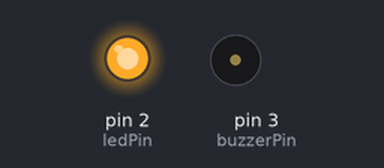
The sketch below on a simulated Arduino Uno, built with avr-gcc and run on an emulated ATmega328P. Shown: output pins drawn as LEDs (lit = HIGH), buzzer (waves = sounding, pin HIGH).

Above: at 1.0 s.
At 3.0 s:
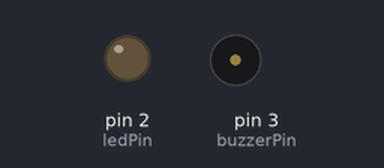
At 4.5 s:
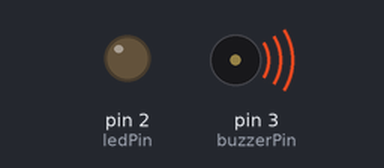
Timing chart, 0 to 6.5 s (numbered marks = the images above):
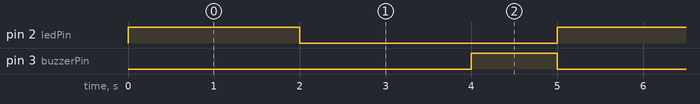

The sketch:

sketch_may20a.ino
```cpp
int ledPin = 2;
int buzzerPin = 3;
void setup()
{
  pinMode(ledPin, OUTPUT);
  pinMode(buzzerPin, OUTPUT);
}
void loop()
{
  digitalWrite(ledPin, HIGH);
    digitalWrite(buzzerPin, LOW);
  delay(2000);
  digitalWrite(ledPin, LOW);
  delay(2000);
   digitalWrite(buzzerPin, HIGH);
   delay(1000);
}
```

Measured:
- by itself, pin 2 (ledPin): alternates HIGH for 2.0 s and LOW for 3.0 s
- by itself, pin 3 (buzzerPin): alternates HIGH for 1.0 s and LOW for 4.0 s
- by itself, everything shown: repeats every 5.0 s, in 3 steps
